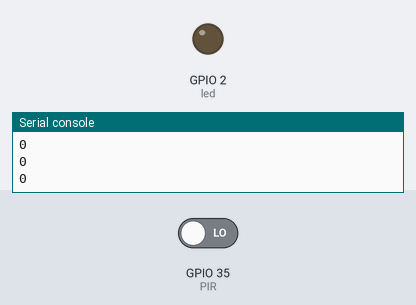
The program below on a simulated ESP32 board running MicroPython. Shown: output pins drawn as LEDs (lit = HIGH), the last lines printed to the serial console. Inputs (shaded band) come from the test bench; at power-on: GPIO 35 (PIR) LOW.

Above: at 1.2 s.
1.3 s: GPIO 35 (PIR) driven HIGH
At 2.1 s:
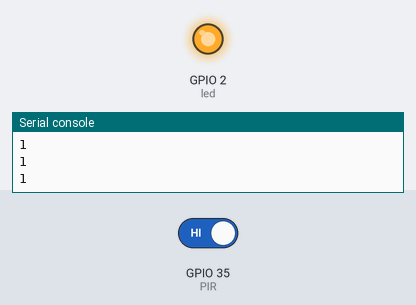
2.8 s: GPIO 35 (PIR) driven LOW
At 3.3 s:
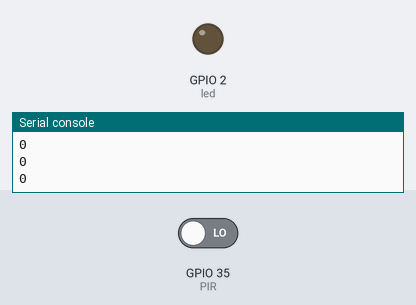
Timing chart, 0 to 5.8 s (numbered marks = the images above; inputs shaded):
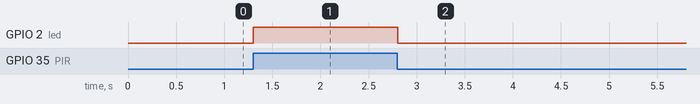

Measured:
- after the input at 1.3 s, GPIO 2 (led): LOW → HIGH at once
- after the input at 2.8 s, GPIO 2 (led): HIGH → LOW at once

The program:

pj3_2_PIR_led.py
```python
from machine import Pin
import time

PIR = Pin(35, Pin.IN)
led = Pin(2, Pin.OUT)

while True:
    value = PIR.value()
    print(value)
    if value == 1:
        led.value(1)# turn on led
    else:
        led.value(0)
    time.sleep(0.1)
```
